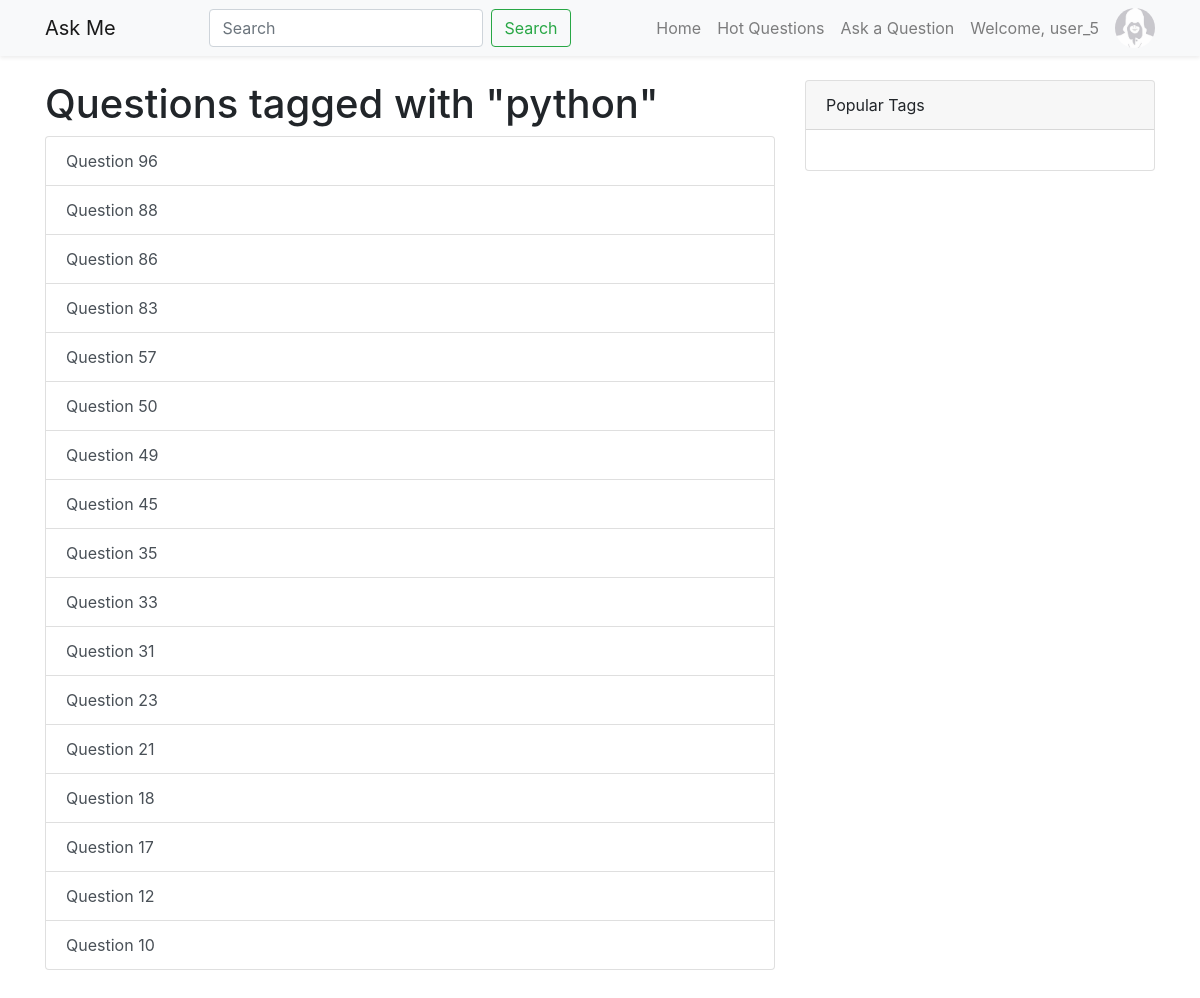
The app's page /tag/python/ (signed in) with its own data.
### questions/models.py (models this page shows, shortened)
class Tag(models.Model):
    name = models.CharField(max_length=100, unique=True)

class Question(models.Model):
    title = models.CharField(max_length=200)
    body = models.TextField()
    created_at = models.DateTimeField(auto_now_add=True)
    user = models.ForeignKey(User, on_delete=models.CASCADE, null=True)
    tags = models.ManyToManyField(Tag, related_name='questions')
    views = models.PositiveIntegerField(default=0)
    objects = QuestionManager()
    class Meta:
        ordering = ['-created_at']

### questions/views.py (the view)
# urls.py: path('tag/<str:tag_name>/', views.tag_questions, name='tag_questions'),
def tag_questions(request, tag_name):
    tag = get_object_or_404(Tag, name=tag_name)
    questions = Question.objects.get_by_tag(tag_name)
    return render(request, 'tag_questions.html', {'tag': tag, 'questions': questions})

### questions/models.py (called while the page is built)
    def get_by_tag(self, tag_name):
        return self.filter(tags__name=tag_name).distinct()

### templates/tag_questions.html
{% extends 'base.html' %}
{% block content %}
    <h1>Questions tagged with "{{ tag.name }}"</h1>
    <div class="list-group">
        {% for question in questions %}
            <a href="{% url 'question_detail' question.id %}" class="list-group-item list-group-item-action">
                {{ question.title }}
            </a>
        {% endfor %}
    </div>
{% endblock %}

### templates/base.html (shortened to what this page needs)
{% load static %}
<!DOCTYPE html>
<html lang="en">
<head>
    <link href="https://stackpath.bootstrapcdn.com/bootstrap/4.5.2/css/bootstrap.min.css" rel="stylesheet">
</head>
<body>
    <nav class="navbar navbar-expand-lg navbar-light bg-light shadow-sm mb-4">
        <div class="container">
            <a class="navbar-brand" href="{% url 'index' %}">Ask Me</a>
            <div class="collapse navbar-collapse" id="navbarNav">
                <form class="form-inline my-2 my-lg-0 ml-auto" action="{% url 'index' %}" method="GET">
                    <input class="form-control mr-sm-2" type="search" placeholder="Search" aria-label="Search" name="q" value="{{ query }}">
                    <button class="btn btn-outline-success my-2 my-sm-0" type="submit">Search</button>
                </form>
                <ul class="navbar-nav ml-auto">
                    <li class="nav-item">
                        <a class="nav-link" href="{% url 'index' %}">Home</a>
                    </li>
                    <li class="nav-item">
                        <a class="nav-link" href="{% url 'hot' %}">Hot Questions</a>
                    </li>
                    <li class="nav-item">
                        <a class="nav-link" href="{% url 'ask' %}">Ask a Question</a>
                    </li>
                    {% if user.is_authenticated %}
                        <li class="nav-item d-flex align-items-center">
                            <span class="nav-link mr-2">Welcome, {{ user.username }}</span>
                            {% if user.profile.avatar %}
                                <img src="{{ user.profile.avatar.url }}" alt="{{ user.username }}'s Avatar" class="rounded-circle" width="40" height="40">
                            {% else %}
                                <img src="{% static 'img/avatar_pattern.jpg' %}" alt="Default Avatar" class="rounded-circle" width="40" height="40">
                            {% endif %}
                        </li>
                    {% endif %}
                </ul>
            </div>
        </div>
    </nav>
    <div class="container mb-5">
        <div class="row">
            <div class="col-lg-8">
                {% block content %}
                {% endblock %}
            </div>
            <div class="col-lg-4">
                {% block sidebar %}
                <div class="card mb-4">
                    <div class="card-header">
                        Popular Tags
                    </div>
                    <div class="card-body">
                    </div>
                </div>
                {% endblock %}
            </div>
        </div>
    </div>
</body>
</html>

### records on screen
Tag: name "python"
Question: title "Question 96"
Question: title "Question 88"
Question: title "Question 86"
Question: title "Question 83"
Question: title "Question 57"
Question: title "Question 50"
Question: title "Question 49"
Question: title "Question 45"
Question: title "Question 35"
Question: title "Question 33"
Question: title "Question 31"
Question: title "Question 23"
Question: title "Question 21"
Question: title "Question 18"
Question: title "Question 17"
Question: title "Question 12"
Question: title "Question 10"

### other values on screen
{{ user.username }} "user_5"
